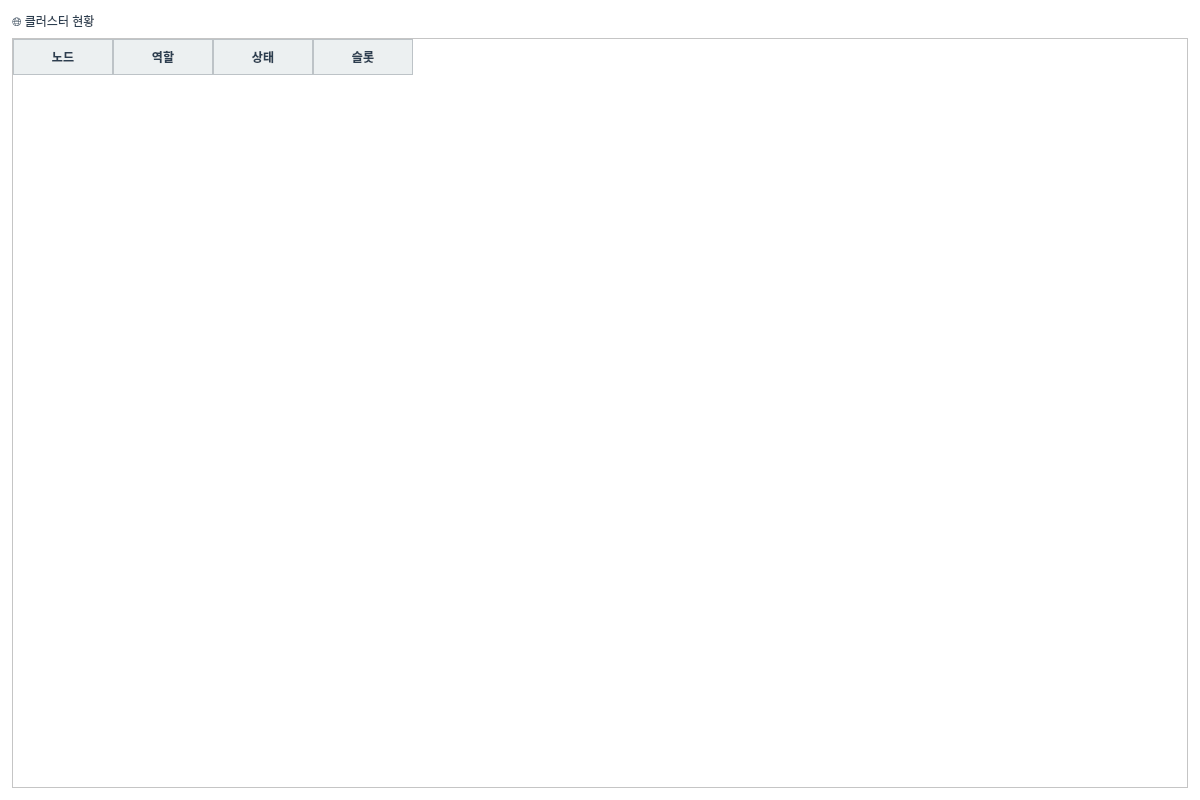
<?xml version="1.0" encoding="UTF-8"?>
<ui version="4.0">
 <class>ClusterTab</class>
 <widget class="QWidget" name="ClusterTab">
  <property name="geometry">
   <rect>
    <x>0</x>
    <y>0</y>
    <width>1200</width>
    <height>800</height>
   </rect>
  </property>
  <property name="windowTitle">
   <string>클러스터 현황</string>
  </property>
  <property name="styleSheet">
   <string notr="true">QWidget {
    background-color: #FFFFFF;
    color: #2C3E50;
    font-family: &quot;맑은 고딕&quot;;
    font-size: 9pt;
}

QTabWidget::pane {
    border: 1px solid #BDC3C7;
    background-color: #FFFFFF;
}

QTabBar::tab {
    background-color: #ECF0F1;
    color: #2C3E50;
    padding: 8px 16px;
    margin-right: 2px;
    border: 1px solid #BDC3C7;
    border-bottom: none;
    border-top-left-radius: 4px;
    border-top-right-radius: 4px;
}

QTabBar::tab:selected {
    background-color: #3498DB;
    color: #FFFFFF;
    font-weight: bold;
}

QTabBar::tab:hover {
    background-color: #D5DBDB;
}

QTableWidget {
    gridline-color: #BDC3C7;
    background-color: #FFFFFF;
    alternate-background-color: #F8F9FA;
    selection-background-color: #3498DB;
    selection-color: #FFFFFF;
}

QTableWidget::item {
    padding: 4px;
    border: none;
}

QHeaderView::section {
    background-color: #ECF0F1;
    color: #2C3E50;
    padding: 6px;
    border: 1px solid #BDC3C7;
    font-weight: bold;
}

QLineEdit, QTextEdit, QPlainTextEdit {
    background-color: #FFFFFF;
    border: 1px solid #BDC3C7;
    border-radius: 3px;
    padding: 4px;
    color: #2C3E50;
}

QLineEdit:focus, QTextEdit:focus, QPlainTextEdit:focus {
    border: 2px solid #3498DB;
}

QPushButton {
    background-color: #3498DB;
    color: #FFFFFF;
    border: none;
    border-radius: 4px;
    padding: 6px 12px;
    font-weight: bold;
}

QPushButton:hover {
    background-color: #2980B9;
}

QPushButton:pressed {
    background-color: #1F618D;
}

QPushButton:disabled {
    background-color: #BDC3C7;
    color: #7F8C8D;
}

QLabel {
    color: #2C3E50;
    background-color: transparent;
}

QGroupBox {
    border: 2px solid #BDC3C7;
    border-radius: 5px;
    margin-top: 10px;
    padding-top: 10px;
    background-color: #F8F9FA;
}

QGroupBox::title {
    subcontrol-origin: margin;
    subcontrol-position: top left;
    padding: 0 5px;
    color: #2C3E50;
    font-weight: bold;
}

QProgressBar {
    border: 1px solid #BDC3C7;
    border-radius: 3px;
    text-align: center;
    background-color: #ECF0F1;
}

QProgressBar::chunk {
    background-color: #3498DB;
}</string>
  </property>
  <layout class="QVBoxLayout" name="verticalLayout">
   <property name="spacing">
    <number>8</number>
   </property>
   <property name="leftMargin">
    <number>12</number>
   </property>
   <property name="topMargin">
    <number>12</number>
   </property>
   <property name="rightMargin">
    <number>12</number>
   </property>
   <property name="bottomMargin">
    <number>12</number>
   </property>
   <item>
    <widget class="QLabel" name="label_title">
     <property name="text">
      <string>🌐 클러스터 현황</string>
     </property>
     <property name="styleSheet">
   <string notr="true">QWidget {
    background-color: #FFFFFF;
    color: #2C3E50;
    font-family: &quot;맑은 고딕&quot;;
    font-size: 9pt;
}

QTabWidget::pane {
    border: 1px solid #BDC3C7;
    background-color: #FFFFFF;
}

QTabBar::tab {
    background-color: #ECF0F1;
    color: #2C3E50;
    padding: 8px 16px;
    margin-right: 2px;
    border: 1px solid #BDC3C7;
    border-bottom: none;
    border-top-left-radius: 4px;
    border-top-right-radius: 4px;
}

QTabBar::tab:selected {
    background-color: #3498DB;
    color: #FFFFFF;
    font-weight: bold;
}

QTabBar::tab:hover {
    background-color: #D5DBDB;
}

QTableWidget {
    gridline-color: #BDC3C7;
    background-color: #FFFFFF;
    alternate-background-color: #F8F9FA;
    selection-background-color: #3498DB;
    selection-color: #FFFFFF;
}

QTableWidget::item {
    padding: 4px;
    border: none;
}

QHeaderView::section {
    background-color: #ECF0F1;
    color: #2C3E50;
    padding: 6px;
    border: 1px solid #BDC3C7;
    font-weight: bold;
}

QLineEdit, QTextEdit, QPlainTextEdit {
    background-color: #FFFFFF;
    border: 1px solid #BDC3C7;
    border-radius: 3px;
    padding: 4px;
    color: #2C3E50;
}

QLineEdit:focus, QTextEdit:focus, QPlainTextEdit:focus {
    border: 2px solid #3498DB;
}

QPushButton {
    background-color: #3498DB;
    color: #FFFFFF;
    border: none;
    border-radius: 4px;
    padding: 6px 12px;
    font-weight: bold;
}

QPushButton:hover {
    background-color: #2980B9;
}

QPushButton:pressed {
    background-color: #1F618D;
}

QPushButton:disabled {
    background-color: #BDC3C7;
    color: #7F8C8D;
}

QLabel {
    color: #2C3E50;
    background-color: transparent;
}

QGroupBox {
    border: 2px solid #BDC3C7;
    border-radius: 5px;
    margin-top: 10px;
    padding-top: 10px;
    background-color: #F8F9FA;
}

QGroupBox::title {
    subcontrol-origin: margin;
    subcontrol-position: top left;
    padding: 0 5px;
    color: #2C3E50;
    font-weight: bold;
}

QProgressBar {
    border: 1px solid #BDC3C7;
    border-radius: 3px;
    text-align: center;
    background-color: #ECF0F1;
}

QProgressBar::chunk {
    background-color: #3498DB;
}</string>
  </property>
    </widget>
   </item>
   <item>
    <widget class="QTableWidget" name="table_cluster">
     <property name="alternatingRowColors">
      <bool>true</bool>
     </property>
     <property name="selectionBehavior">
      <enum>QAbstractItemView::SelectRows</enum>
     </property>
     <property name="columnCount">
      <number>4</number>
     </property>
     <column>
      <property name="text">
       <string>노드</string>
      </property>
     </column>
     <column>
      <property name="text">
       <string>역할</string>
      </property>
     </column>
     <column>
      <property name="text">
       <string>상태</string>
      </property>
     </column>
     <column>
      <property name="text">
       <string>슬롯</string>
      </property>
     </column>
    </widget>
   </item>
  </layout>
 </widget>
 <resources/>
 <connections/>
</ui>
